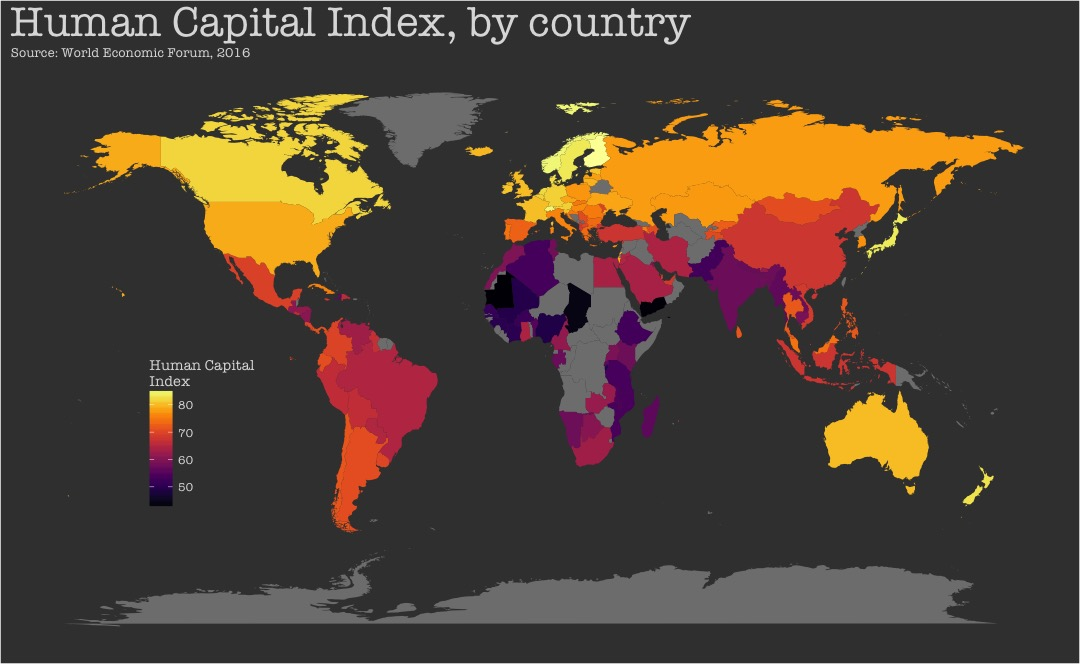

Write R code to recreate this figure.
# mapping the World Economic Forum's Human Capital Index 
# human capital: cutting-edge knowledge, judgement (esp. in complex domains), & creativity 

library(dplyr)
library(stringr)
library(readr)
library(rvest)
library(viridis)
library(ggmap)

##########
# GET DATA
##########

html.human_capital <- read_html("http://reports.weforum.org/human-capital-report-2016/rankings/")
df.human_capital <- html.human_capital %>%
  html_node("table") %>%
  html_table()

# inspect
head(df.human_capital)

# rename variables
df.human_capital <- df.human_capital %>%
  rename(rank = `Overall Rank`,
         country = Economy,
         human_capital_score = `Overall Score`)

# inspect
head(df.human_capital)

###############
# GET WORLD MAP
###############

map.world <- map_data("world")

# make sure country names match in Human Capital DF and in the world map
human_capital_countries <- df.human_capital %>%
  select(country)
# inspect
human_capital_countries

# get world map countries
world_map_countries <- map.world %>%
  select(region) %>%
  group_by(region) %>%
  summarize(match = 1)
# inspect
world_map_countries

# check match
df.match_check <- left_join(human_capital_countries, world_map_countries, 
                            by = c('country' = 'region'))
# inspect
df.match_check

# get unmatched countries
unmatched <- df.match_check %>%
  filter(is.na(match))
# inspect
unmatched

# recode unmatched countries
df.human_capital$country <- recode(df.human_capital$country,
                                   "United Kingdom" = "UK",
                                   "United States" = "USA",
                                   "Russian Federation" = "Russia",
                                   "Korea, Rep." = "South Korea",
                                   "Kyrgyz Republic" = "Kyrgyzstan",
                                   "Slovak Republic" = "Slovakia",
                                   "Macedonia, FYR" = "Macedonia",
                                   "Iran, Islamic Rep." = "Iran",
                                   "Trinidad and Tobago" = "Trinidad",
                                   "Lao PDR" = "Laos",
                                   "CÙte d’Ivoire" = "Ivory Coast")

# join human capital data to world map
map.world <- left_join(map.world, df.human_capital, by = c('region' = 'country'))
# inspect
str(map.world)
head(map.world)

##########
# PLOT MAP
##########

# rough draft 
gg <- ggplot(data = map.world,
       aes(x = long, y = lat, group = group)) +
  geom_polygon(aes(fill = human_capital_score))

# plot final map
gg + 
  scale_fill_viridis(option = "inferno", name = "Human Capital\nIndex") +
  labs(title = "Human Capital Index, by country",
       subtitle = "Source: World Economic Forum, 2016") +
  theme(panel.background = element_rect(fill = "#3E3E3E"),
        plot.background = element_rect(fill = "#3E3E3E"),
        legend.background = element_blank(),
        axis.title = element_blank(),
        axis.text = element_blank(),
        axis.ticks = element_blank(),
        panel.grid = element_blank(),
        text = element_text(family = "American Typewriter", color = "#DDDDDD"),
        plot.title = element_text(size = 32),
        legend.position = c(.18, .375))
